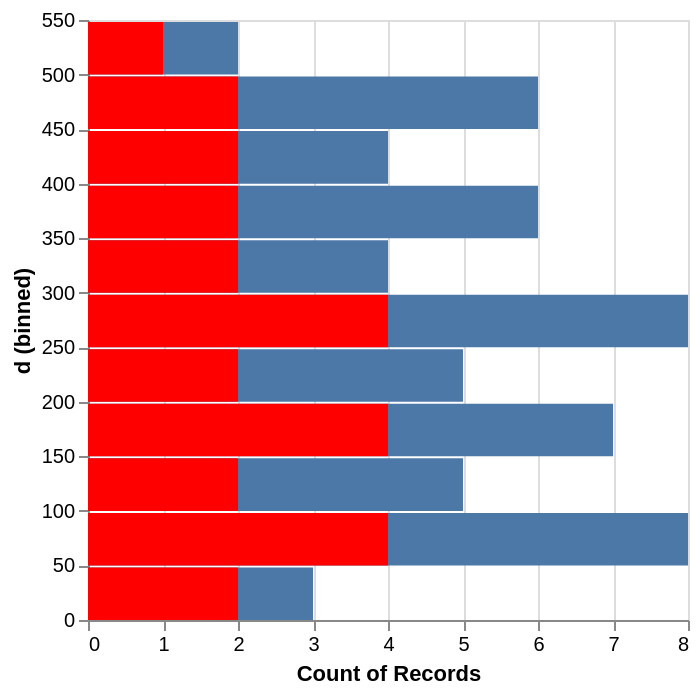

Source (Vega-Lite JSON):
### Vega-Lite specification from a JSON file in a GitHub repository (floating-point values rounded to 4 significant figures)
{"data": {"values": [{"d": 0, "e": 0}, {"d": 40, "e": 13}, {"d": 80, "e": 6}, {"d": 120, "e": 19}, {"d": 160, "e": 12}, {"d": 200, "e": 5}, {"d": 240, "e": 18}, {"d": 259, "e": 11}, {"d": 299, "e": 4}, {"d": 339, "e": 17}, {"d": 379, "e": 10}, {"d": 419, "e": 3}, {"d": 459, "e": 16}, {"d": 499, "e": 9}, {"d": 18, "e": 2}, {"d": 58, "e": 15}, {"d": 98, "e": 8}, {"d": 138, "e": 1}, {"d": 178, "e": 14}, {"d": 218, "e": 7}, {"d": 258, "e": 0}, {"d": 277, "e": 13}, {"d": 317, "e": 6}, {"d": 357, "e": 19}, {"d": 397, "e": 12}, {"d": 437, "e": 5}, {"d": 477, "e": 18}, {"d": 517, "e": 11}, {"d": 36, "e": 4}, {"d": 76, "e": 17}, {"d": 116, "e": 10}, {"d": 156, "e": 3}, {"d": 196, "e": 16}, {"d": 236, "e": 9}, {"d": 276, "e": 2}, {"d": 295, "e": 15}, {"d": 335, "e": 8}, {"d": 375, "e": 1}, {"d": 415, "e": 14}, {"d": 455, "e": 7}, {"d": 495, "e": 0}, {"d": 35, "e": 13}, {"d": 54, "e": 6}, {"d": 94, "e": 19}, {"d": 134, "e": 12}, {"d": 174, "e": 5}, {"d": 214, "e": 18}, {"d": 254, "e": 11}, {"d": 294, "e": 4}, {"d": 313, "e": 17}, {"d": 353, "e": 10}, {"d": 393, "e": 3}, {"d": 433, "e": 16}, {"d": 473, "e": 9}, {"d": 513, "e": 2}, {"d": 53, "e": 15}, {"d": 72, "e": 8}, {"d": 112, "e": 1}, {"d": 152, "e": 14}, {"d": 192, "e": 7}]}, "transform": [{"filter": "datum.d > 20"}], "layer": [{"mark": "bar", "encoding": {"y": {"field": "d", "bin": true, "type": "quantitative"}, "x": {"aggregate": "count"}}}, {"transform": [{"filter": "datum.e > 10"}], "mark": "bar", "encoding": {"y": {"field": "d", "bin": true, "type": "quantitative"}, "x": {"aggregate": "count"}, "color": {"value": "red"}}}]}
